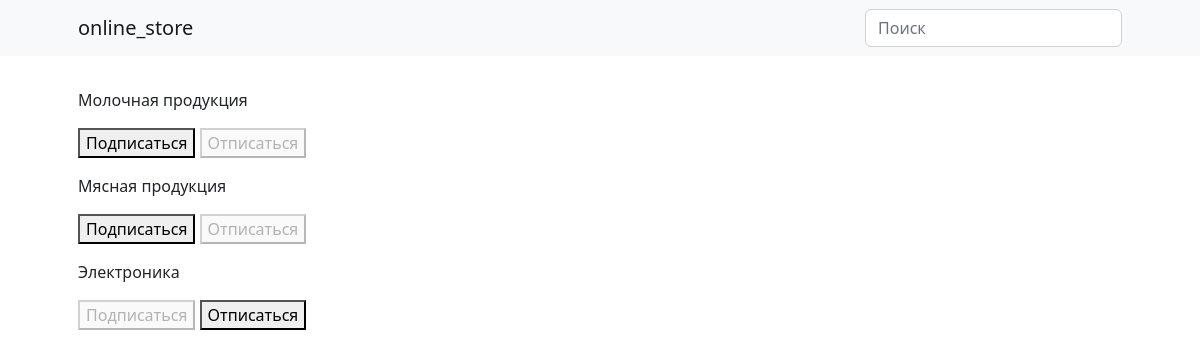
Page /subscriptions/ (signed in) on the committed database.
### simpleapp/models.py (models this page shows, shortened)
class Category(models.Model):
    name = models.CharField(max_length=100, unique=True)

### simpleapp/views.py (the view, shortened to what this page needs)
# urls.py: path('subscriptions/', subscriptions, name='subscriptions')
@login_required # только для зарегистрированных пользователей
@csrf_protect # автоматически проверяется CSRF-токен в получаемых формах
def subscriptions(request):
    categories_with_subscriptions = Category.objects.annotate(
        user_subscribed=Exists(
            Subscription.objects.filter(
                user=request.user,
                category=OuterRef('pk'),
            )
        )
    ).order_by('name')
    return render(
        request,
        'subscriptions.html',
        {'categories': categories_with_subscriptions},
    )

### templates/subscriptions.html (shortened to what this page needs)
{% extends 'flatpages/default.html' %}
{% block content %}
    {% for category in categories  %}
        <p>
            {{ category.name }}
            <form method="post">
                {% if category.user_subscribed %}
                    <button disabled>Подписаться</button>
                    <button name="action" value="unsubscribe">Отписаться</button>
                {% else %}
                    <button name="action" value="subscribe">Подписаться</button>
                    <button disabled>Отписаться</button>
                {% endif %}
            </form>
        </p>
    {% endfor %}
{% endblock content %}

### rows in the picture
Category: name "Молочная продукция", shows "Подписаться"
Category: name "Мясная продукция", shows "Подписаться"
Category: name "Электроника", shows "Подписаться"
